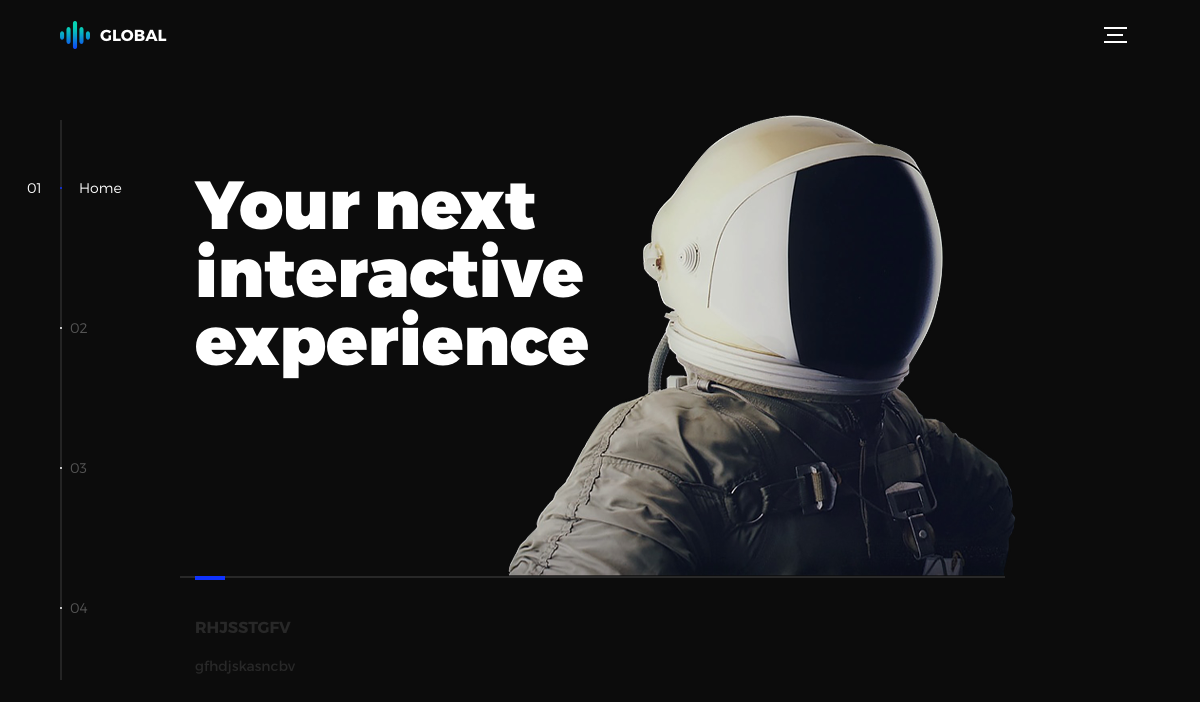
The app's page /, older data.
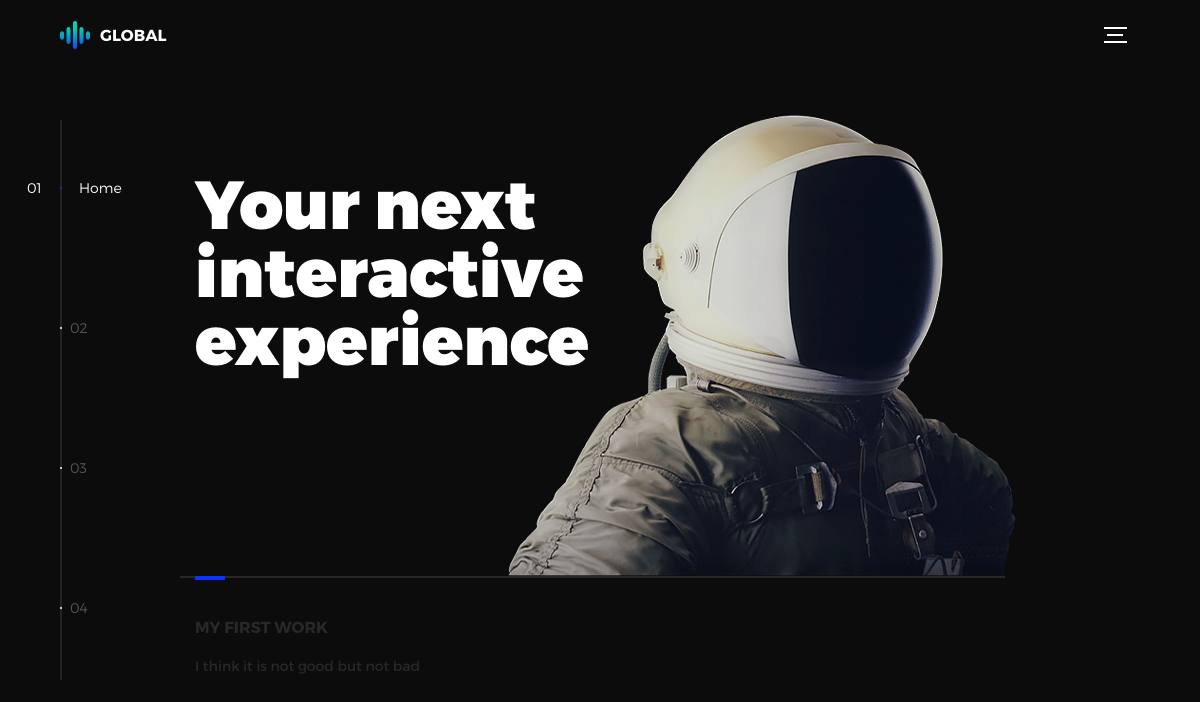
The same page, newer data.
### organvolarman/models.py (models this page shows)
class About(models.Model):
    title = models.CharField(max_length=100)
    description = models.TextField()
    image = models.ImageField(upload_to="images/")
    def __str__(self):
        return self.title
    class Meta:
        verbose_name = 'About'
        verbose_name_plural = 'Abouts'

### organvolarman/views.py (the view)
# urls.py: path('', IndexView.as_view(), name='index'),
class IndexView(TemplateView):
    template_name = 'index.html'
    def get_context_data(self, **kwargs):
        context = super(IndexView, self).get_context_data(**kwargs)
        context['works'] = Work.objects.all()
        print("===============================")
        print(context['works'])
        context['abouts'] = About.objects.all()
        print("===============================")
        print(context['abouts'])
        context['contacts'] = Contact.objects.all()
        print("===============================")
        print(context['contacts'])
        return context

### organvolarman/models.py (called while the page is built)
    def __str__(self):
        return self.title

    def __str__(self):
        return self.address

### templates/index.html (shortened to what this page needs)
{% load static %}
<!DOCTYPE html>
<html lang="en">
<head>
    <link rel="stylesheet" href="{% static 'assets/css/main.css' %}">
</head>
<body>
<div class="perspective effect-rotate-left">
    <div class="container">
        <div id="viewport" class="l-viewport">
            <div class="l-wrapper">
                <header class="header">
                    <a class="header--logo" href="#0">
                        <img src="{% static 'assets/img/logo.png' %}" alt="Global">
                        <p>Global</p>
                    </a>
                    <div class="header--nav-toggle">
                        <span></span>
                    </div>
                </header>
                <nav class="l-side-nav">
                    <ul class="side-nav">
                        <li class="is-active"><span>Home</span></li>
                        <li><span>Works</span></li>
                        <li><span>About</span></li>
                        <li><span>Contact</span></li>
                    </ul>
                </nav>
                <ul class="l-main-content main-content">
                    <li class="l-section section section--is-active">
                        <div class="intro">
                            <div class="intro--banner">
                                <h1>Your next<br>interactive<br>experience</h1>
                                <img src="{% static 'assets/img/introduction-visual.png' %}" alt="Welcome">
                            </div>
                            <div class="intro--options">
                                {% for about in abouts %}
                                    <a href="#0">
                                        <h3>{{ about.title }}</h3>
                                        <p>{{ about.description }}</p>
                                    </a>
                                {% endfor %}
                            </div>
                        </div>
                    </li>
                </ul>
            </div>
        </div>
    </div>
</div>
</body>
</html>

Row changes from the older to the newer data that the page shows:
removed About: title "RHJSSTGFV", description "gfhdjskasncbv"
added About: title "MY FIRST WORK", description "I think it is not good but not bad"
